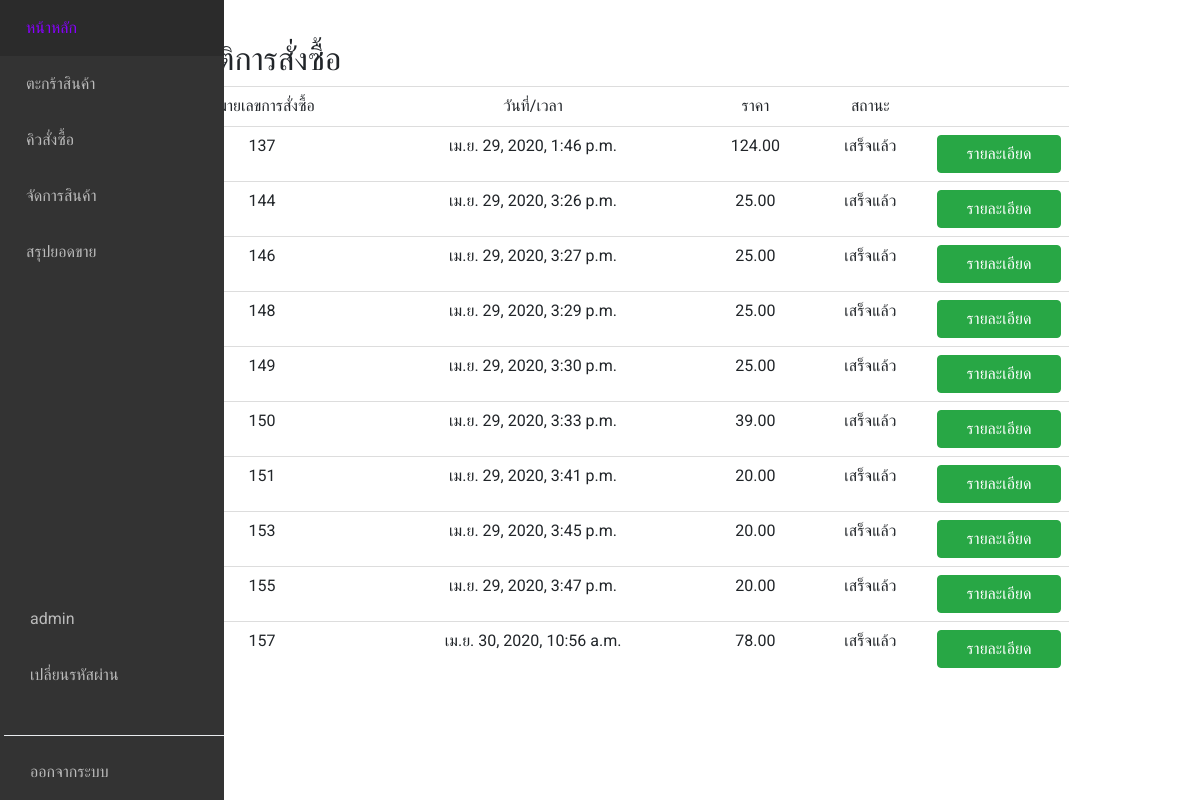
The app's page /report/payment (signed in) with its own data.
### main/models.py (models this page shows)
class Order(models.Model):
    date = models.DateTimeField()
    customer = models.ForeignKey(User, on_delete=models.PROTECT,null=True)
    total_price = models.FloatField()
    status = models.BooleanField(default=False)

### report/views.py (the view)
# urls.py: path('payment',history_payment,name='history_payments'),
@login_required
def history_payment(request): #ดูประวัติการสั่งซื้อในแต่ละบัญชีผู้ใช้
    history = Order.objects.filter(customer=request.user.id)
    context={
        'history':history
    }
    return render(request,'report/history_each_a_user.html',context=context)

### report/templates/report/history_each_a_user.html (shortened to what this page needs)
{% extends 'base.html' %}
{% block content %}
    <h2>ประวัติการสั่งซื้อ</h2>
    <table class='table text-center'>
        <tr>
            <td>หมายเลขการสั่งซื้อ</td>
            <td>วันที่/เวลา</td>
            <td>ราคา</td>
            <td>สถานะ</td>
            <td></td>
        </tr>
    {% for h in history %}
        <tr>
            <td>{{h.id}}</td>
            <td>{{h.date}}</td>
            <td>{{h.total_price|stringformat:'.2f'}}</td>
            {% if h.status == True %}
                <td>เสร็จแล้ว</td>
            {% else %}
                <td>รอ</td>
            {% endif %}
            <td width='140'>
             <a href="{% url 'detail' order_id=h.id %}">
                <div class="btn btn-success col">รายละเอียด</div>
             </a>
            </td>
        </tr>
    {% endfor %}
{% endblock %}

### templates/base.html (shortened to what this page needs)
<!DOCTYPE html>
{% load static %}
<html lang="pt-BR">
	<head>
		<link
			rel="stylesheet"
			href="https://cdn.materialdesignicons.com/4.9.95/css/materialdesignicons.min.css"
		/>
		<link
			rel="stylesheet"
			href="https://cdn.materialdesignicons.com/4.9.95/css/materialdesignicons.min.css"
		/>
   		<link href="https://cdnjs.cloudflare.com/ajax/libs/twitter-bootstrap/4.1.3/css/bootstrap.min.css" rel="stylesheet">
		<link href="//maxcdn.bootstrapcdn.com/bootstrap/4.0.0/css/bootstrap.min.css" rel="stylesheet" id="bootstrap-css">
		<link rel="stylesheet" href="https://use.fontawesome.com/releases/v5.0.8/css/all.css">
		<link href="//maxcdn.bootstrapcdn.com/bootstrap/3.3.0/css/bootstrap.min.css" rel="stylesheet" id="bootstrap-css">
		<link href="{% static 'css2/style.css'%}" rel="stylesheet" type="text/css"/>
        <link rel="stylesheet" type="text/css" href="{% static 'css/bootstrap.css'%}">
		<link rel="stylesheet" type="text/css" href="{% static 'css/styles.css'%}">
		<link rel="stylesheet" type="text/css" href="{% static 'css/sidebar.css'%}">
		<link rel="stylesheet" type="text/css" href="{% static 'css/button.css'%}">
	</head>
	<body>
		<aside class="sidebar">
			<nav>
				<ul class="sidebar__nav">
					<li>
						<a href="{% url 'index' %}" class="sidebar__nav__link">
							<span class="sidebar__nav__text">หน้าหลัก</span>
						</a>
					</li>
                    <li>
						<a href="{% url 'basket' %}" class="sidebar__nav__link">
							<span class="sidebar__nav__text">ตะกร้าสินค้า</span>
						</a>
					</li>
                    {% if request.user.is_staff %}
					<li>
						<a href="{% url 'queue' %}" class="sidebar__nav__link">
							<span class="sidebar__nav__text">คิวสั่งซื้อ</span>
						</a>
					</li>
					<li>
						<a href="{% url 'manage' %}" class="sidebar__nav__link">
							<span class="sidebar__nav__text">จัดการสินค้า</span>
						</a>
					</li>
					<li>
						<a href="{% url 'allreport' filter_select='all' %}" class="sidebar__nav__link">
							<span class="sidebar__nav__text">สรุปยอดขาย</span>
						</a>
					</li>
                    {% endif %}
                    <li class="nav-item dropdown pl-1">
                        {% if request.user.is_active %}
                            <a class="nav-link sidebar__nav__link" id="navbarDropdown" aria-haspopup="false" aria-expanded="false">
								<span class="sidebar__nav__text">{{request.user}}</span>
                            </a>
								<a class="nav-link sidebar__nav__link" href="{% url 'changepassword' %}"><span class="sidebar__nav__text">เปลี่ยนรหัสผ่าน</span></a>
								<span class="sidebar__nav__text"><div class="dropdown-divider"></div></span>
								<a class="nav-link sidebar__nav__link" href="{% url 'logout' %}"><span class="sidebar__nav__text">ออกจากระบบ</span></a>
                        </li>
                        {% else %}
							<a href="{% url 'login' %}" class="sidebar__nav__link">
								<i class="mdi mdi-account"></i>
								<span class="sidebar__nav__text">เข้าสู่ระบบ</span>
							</a>
                        {% endif %}
				</ul>
			</nav>
		</aside>
		<div class="container">
            <main class="main">
            {% block content %}
            {% endblock %}
            </main>
    </div>
	</body>
</html>

### static/css2/style.css (style rules this page uses)
html,body,div,span,applet,object,iframe,h1,h2,h3,h4,h5,h6,p,blockquote,pre,a,abbr,acronym,address,big,cite,code,del,dfn,em,img,ins,kbd,q,s,samp,small,strike,strong,sub,sup,tt,var,b,u,i,dl,dt,dd,ol,nav ul,nav li,fieldset,form,label,legend,table,caption,tbody,tfoot,thead,tr,th,td,article,aside,canvas,details,embed,figure,figcaption,footer,header,hgroup,menu,nav,output,ruby,section,summary,time,mark,audio,video { margin:0;padding:0;border:0;font-size:100%;font:inherit;vertical-align:baseline; }
article, aside, details, figcaption, figure,footer, header, hgroup, menu, nav, section { display: block; }
ol,ul { list-style:none;margin:0px;padding:0px; }
table { border-collapse:collapse;border-spacing:0; }
a { text-decoration:none; }
body { padding:0; margin:0; font-family: 'Open Sans', sans-serif; }
ul { margin:0; padding:0; }
.main { padding: 50px 0; }

### static/css/styles.css (style rules this page uses)
:root { --sidebar-width: 4.5em; }
body { margin: 0; padding: 0; font-family: 'Roboto'; }
* { outline: none; box-sizing: border-box; }
.main { margin-left: auto; margin-right: auto; max-width: 992px; padding: 2em 1.5em; }
.main h2 { font-size: 2em; margin-top: 0px; }
@media (min-width: 572px) { .main { margin-left: var(--sidebar-width); } }
@media (min-width: 992px) { .main { padding: 2.5em; } }

### static/css/sidebar.css (style rules this page uses)
.sidebar { background-color: #333; position: fixed; transition: width 0.2s ease; }
.sidebar nav { height: 100%; }
.sidebar .sidebar__nav { display: flex; height: 100%; list-style: none; margin: 0; padding: 0; }
.sidebar .sidebar__nav .sidebar__nav__link { align-items: center; color: #bbb; display: flex; padding-left: 20px; text-decoration: none; transition: color 0.2s ease, background-color 0.2s ease; }
.sidebar .sidebar__nav .sidebar__nav__text { display: none; margin-left: 10px; margin-right: auto; white-space: nowrap; }
@media (min-width: 572px) { .sidebar { height: 100vh; left: 0; width: var(--sidebar-width); } }
@media (min-width: 572px) { .sidebar .sidebar__nav { flex-direction: column; } }
@media (min-width: 572px) { .sidebar .sidebar__nav li:last-child { margin-top: auto; } }
@media (min-width: 572px) { .sidebar .sidebar__nav .sidebar__nav__link { padding: 1em; } }

### records on screen
Order: id "137", date "เม.ย. 29, 2020, 1:46 p.m.", total_price "124.00", status "เสร็จแล้ว"
Order: id "144", date "เม.ย. 29, 2020, 3:26 p.m.", total_price "25.00", status "เสร็จแล้ว"
Order: id "146", date "เม.ย. 29, 2020, 3:27 p.m.", total_price "25.00", status "เสร็จแล้ว"
Order: id "148", date "เม.ย. 29, 2020, 3:29 p.m.", total_price "25.00", status "เสร็จแล้ว"
Order: id "149", date "เม.ย. 29, 2020, 3:30 p.m.", total_price "25.00", status "เสร็จแล้ว"
Order: id "150", date "เม.ย. 29, 2020, 3:33 p.m.", total_price "39.00", status "เสร็จแล้ว"
Order: id "151", date "เม.ย. 29, 2020, 3:41 p.m.", total_price "20.00", status "เสร็จแล้ว"
Order: id "153", date "เม.ย. 29, 2020, 3:45 p.m.", total_price "20.00", status "เสร็จแล้ว"
Order: id "155", date "เม.ย. 29, 2020, 3:47 p.m.", total_price "20.00", status "เสร็จแล้ว"
Order: id "157", date "เม.ย. 30, 2020, 10:56 a.m.", total_price "78.00", status "เสร็จแล้ว"

### other values on screen
{{ request.user }} "admin"
